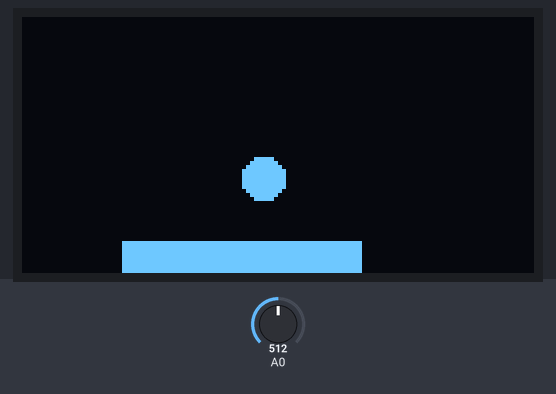
A sketch run on a simulated Arduino Uno, built with avr-gcc and run on an emulated ATmega328P. On the bench: 128×64 one-colour display. The test bench sets the inputs (shaded band); at power-on: A0 = 512.

Above: at 0.2 s.

The sketch:

simple_OLED2.ino
```cpp
#include "OLED_2.h"


void setup() {
  // put your setup code here, to run once:
  OLED2::begin();
  OLED2::drawTargetBox(25, 60);
}

int counter = 0;

int aRead = 0;
int maxVal = 0;
int minVal = 1024;

void loop() {

  for (int i = 0; i < 650 ; i++) {
			aRead = analogRead(A0);
			maxVal = max(maxVal, aRead);
			minVal = min(minVal, aRead);
	}

  // OLED2::clearVolumeLevel(60);
  OLED2::showVolumeLevel(60);

}
```

OLED_2.cpp
```cpp
#include <Arduino.h>
#include <Wire.h>
#include <Adafruit_GFX.h>
#include <Adafruit_SSD1306.h>
#include <stdint.h>
#include "OLED_2.h"
#include "Error.h"

namespace OLED2
{
	static constexpr int CIRCLE_Y = 40;
	static constexpr int CIRCLE_R = 5;
	static constexpr int RECTANGLE_Y = 56;
	static constexpr int RECTANGLE_H = 8;

	Adafruit_SSD1306 display(SCREEN_WIDTH, SCREEN_HEIGHT, &Wire, -1);

    bool configured = false;

    bool begin()
    {
        if (configured)
            return true;

        if (!display.begin(SSD1306_SWITCHCAPVCC, SCREEN_ADDRESS))
            Error::raiseError(__FILE__, __func__, "OLED 2 allocation failed");


        display.setTextColor(WHITE);
        display.clearDisplay();
        display.display();

        configured = true;
        return true;
    }

    bool isReady()
    {
        return configured;
    }

    void showVolumeLevel(int vol, int color)
    {
		display.fillCircle(vol, CIRCLE_Y, CIRCLE_R, color);
		display.display();
    }

    void clearVolumeLevel(int vol)
    {
        showVolumeLevel(vol, BLACK);
    }

    void drawTargetBox(int rectX, int rectWidth)
    {
        display.fillRect(rectX, RECTANGLE_Y, rectWidth, RECTANGLE_H, WHITE);
        display.display();
    }

    void clearDisplay()
    {
        display.clearDisplay();
        display.display();
    }
}
```

OLED_2.h
```cpp
#ifndef OLED_2_H
#define OLED_2_H

#include <Arduino.h>
#include <stdint.h>
#include <Adafruit_SSD1306.h>


namespace OLED2
{
    #define WHITE 1
	constexpr int SCREEN_WIDTH = 128;
    constexpr int SCREEN_HEIGHT = 64;
    constexpr uint8_t SCREEN_ADDRESS = 0x3C;

    bool begin();
    void showVolumeLevel(int vol, int color=WHITE);
    void clearVolumeLevel(int vol);
    void drawTargetBox(int rectX, int rectWidth);
    bool isReady();
    void clearDisplay();
}

#endif
```

error.cpp
```cpp
#include <Arduino.h>
#include <stdint.h>
#include <string.h>
#include "error.h"

namespace Error {
    void raiseError(const char* file, const char* function, const char* note)
    {
        Serial.println();

        Serial.print(F("[ERROR] "));
        Serial.println(file);
        Serial.print(F("   > "));
        Serial.print(function);
        Serial.print(F(" > "));
        Serial.println(note);

        while(1);
    }

    void raiseWarning(const char* file, const char* function, const char* note)
    {
        Serial.println();

        Serial.print(F("[WARNING] "));
        Serial.println(file);
        Serial.print(F("   > "));
        Serial.print(function);
        Serial.print(F(" > "));
        Serial.println(note);

        while(1);
    }
}
```

error.h
```cpp
#ifndef ERROR_H
#define ERROR_H

#include <Arduino.h>
#include <stdint.h>

namespace Error {
    void raiseError(const char* file, const char* function, const char* note);
    void raiseWarning(const char* file, const char* function, const char* note);
}

#endif
```
